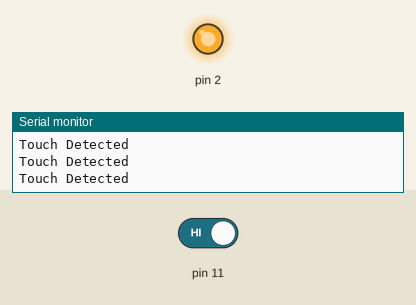
Bench run of a sketch on a simulated Arduino Uno, built with avr-gcc and run on an emulated ATmega328P. Shown: output pins drawn as LEDs (lit = HIGH), the last lines printed to the serial monitor. Inputs (shaded band) come from the test bench; at power-on: pin 11 HIGH.

Above: at 6.8 s.
6.9 s: pin 11 driven LOW
At 10.0 s:
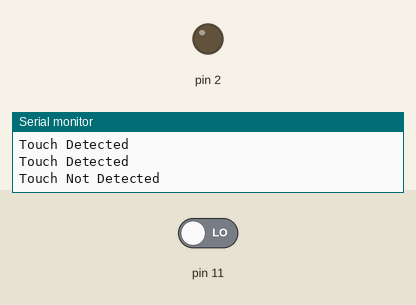
10.8 s: pin 11 driven HIGH
At 13.4 s:
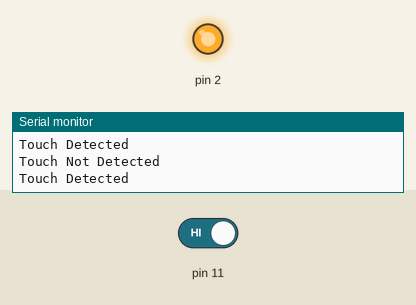
Timing chart, 0 to 14.9 s (numbered marks = the images above; inputs shaded):
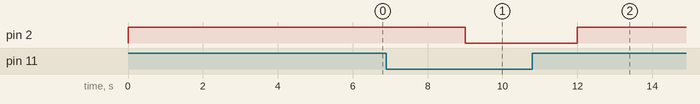

Measured:
- after the input at 6.9 s, pin 2: HIGH → LOW after 2.1 s
- after the input at 10.8 s, pin 2: LOW → HIGH after 1.2 s

The sketch:

Touch_sensor.ino
```cpp
void setup()
{
pinMode(11, INPUT);
pinMode(2, OUTPUT);
Serial.begin(9600);
}
void loop()
{
int touchValue=digitalRead(11);
if (touchValue==0)
{
digitalWrite(2,LOW);//LED off
Serial.println("Touch Not Detected");
}
if (touchValue==1)
{
digitalWrite(2,HIGH);//LED on
Serial.println("Touch Detected");
}
delay(3000);
}
```
